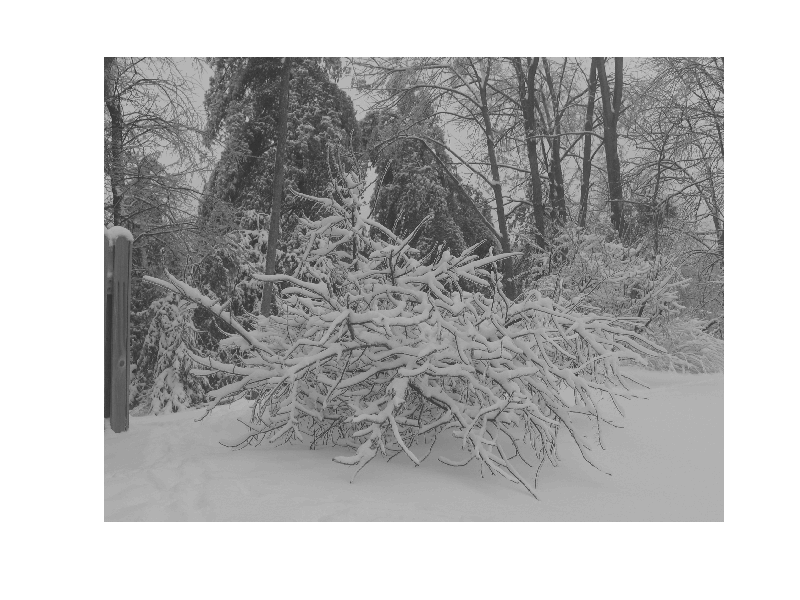
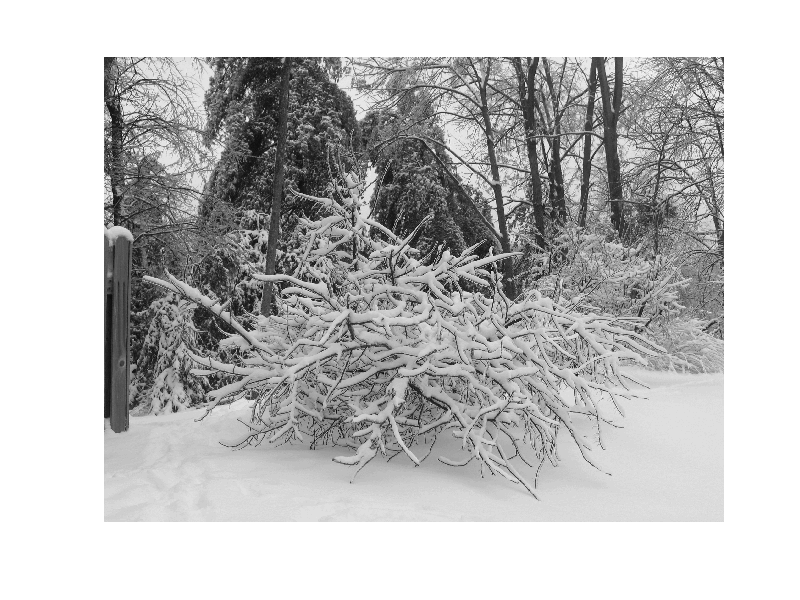

Reproduce these figures in MATLAB, in order.
load Lecture5
figure; imshow(Pic)
max = max(max(Pic));
min = min(min(Pic));
newPic = double(Pic);
newPic = 255/160 * (newPic - 40); %slope of min and max
newPic = uint8(newPic);
figure; imshow(newPic)
